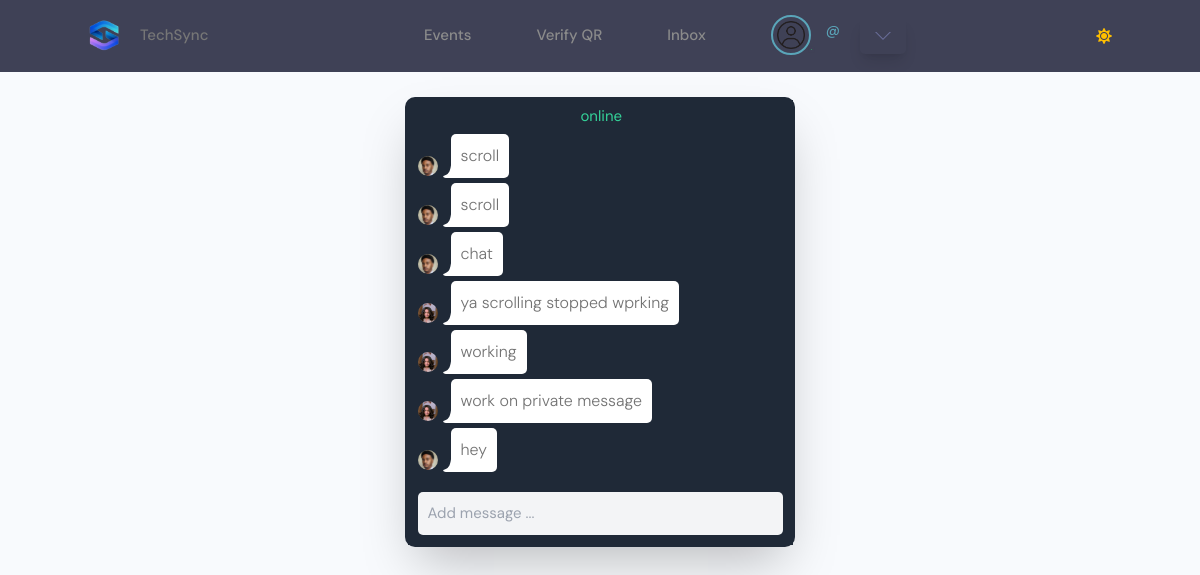
/chatroom/ (signed in), run on the app's committed database.
### users/models.py (models this page shows, shortened)
class EventOrganizer(models.Model):
    id = models.UUIDField(default=uuid.uuid4, primary_key=True, unique=True, editable=False)
    user = models.OneToOneField(User, on_delete=models.CASCADE)
    name = models.CharField(max_length=200, blank=True,null=True)
    username = models.CharField(max_length=200, blank=True,null=True,unique=True)
    contact_email = models.EmailField()
    contact_phone = models.CharField(max_length=20, blank=True, null=True)
    address = models.CharField(max_length=255, blank=True, null=True)
    website = models.URLField(blank=True, null=True)
    bio = models.TextField(blank=True, null=True)
    profile_image = models.ImageField(null=True, blank=True, upload_to='organizers', default='default_profile.png')
    verified = models.BooleanField(default=False)
    twitter_link = models.CharField(max_length=200, blank=True, null=True)
    linkedin_link = models.CharField(max_length=200, blank=True, null=True)
    facebook_link = models.CharField(max_length=200, blank=True, null=True)
    more_link = models.CharField(max_length=200, blank=True, null=True)
    status = models.BooleanField(default=True)#false to deactivate/delete
    created_at = models.DateTimeField(auto_now_add=True)

class Profile(models.Model):
    id = models.UUIDField(default=uuid.uuid4, primary_key=True, unique=True, editable=False, )
    user = models.OneToOneField(User, on_delete=models.CASCADE,null=True,blank=True)
    name = models.CharField(max_length=200, blank=True,null=True)
    username = models.CharField(max_length=200, blank=True,null=True,unique=True)
    headline = models.CharField(max_length=200, blank=True,null=True)
    about = models.TextField(blank=True, null=True)
    location = models.CharField(max_length=200, blank=True,null=True)
    profile_image = models.ImageField(null=True, blank=True,upload_to='profiles', default='default_profile.png')
    github_link = models.CharField(max_length=200, blank=True,null=True)
    twitter_link = models.CharField(max_length=200, blank=True,null=True)
    linkedin_link = models.CharField(max_length=200, blank=True,null=True)
    personal_link = models.CharField(max_length=200, blank=True,null=True)
    phone_regex = RegexValidator(
    regex=r'^\+?1?\d{9,15}$',
    message="Phone number must be entered in the format: '+999999999'. Up to 15 digits allowed."
    )
    phone_number = models.CharField(validators=[phone_regex], max_length=17, blank=True)  # validators should be a list
    created_at = models.DateTimeField(auto_now_add=True)

### a_rtchat/models.py (models this page shows, shortened)
class GroupMessage(models.Model):
    group = models.ForeignKey(ChatGroup, on_delete=models.CASCADE, related_name='chat_messages')
    author = models.ForeignKey(User, on_delete=models.CASCADE)
    body = models.CharField(max_length=300)
    created = models.DateTimeField(auto_now_add=True)
    class Meta:
        ordering = ['-created']

### a_rtchat/views.py (the view, shortened to what this page needs)
# urls.py: path('', views.chat_view, name='chat-home'),
@login_required(login_url='login')
def chat_view(request, chatroom_name='public-chat'):
    chat_group = get_object_or_404(ChatGroup, group_name=chatroom_name)
    chat_messages = chat_group.chat_messages.all()[:30]
    form = ChatmessageCreateForm()
    other_user = None
    context = {
        'chat_messages': chat_messages,
        'form': form,
        'other_user': other_user,
        'chatroom_name': chatroom_name,
    }
    return render(request, 'a_rtchat/chat.html',context)

### a_rtchat/forms.py
class ChatmessageCreateForm(ModelForm):
    class Meta:
        model = GroupMessage
        fields = ['body']
        widgets = {
            'body' : forms.TextInput(attrs={'placeholder': 'Add message ...', 'class': 'p-4 text-black', 'maxlength' : '300', 'autofocus': True }),
        }

### techsync/context_processors.py (called while the page is built)
def navbar_data(request):
    profile = event_organizer = event_moderator = None
    if request.user.is_authenticated:
        if hasattr(request.user, 'profile'):
            profile = request.user.profile
        if hasattr(request.user, 'eventorganizer'):
            event_organizer = request.user.eventorganizer
        if hasattr(request.user, 'eventmoderator'):
            event_moderator = request.user.eventmoderator
    return {
        'profile': profile,
        'event_organizer': event_organizer,
        'event_moderator': event_moderator,
    }

### templates/a_rtchat/chat.html (shortened to what this page needs)
{% extends "a_rtchat/blank.html" %}
{% block content %}
<wrapper class="block max-w-2xl mx-auto my-10 px-6">
    <div id="chat_window" class="h-[45rem] flex flex-col bg-gray-800 rounded-2xl shadow-2xl relative p-1">
        <div class="flex justify-center text-emerald-400 bg-gray-800 p-2 sticky top-0 z-10">
            {% if other_user %}
                <div id="online-icon" class="gray-dot absolute top-2 left-2"></div>
                <a href="{% url 'user-profile' other_user.profile.id %}">
                    <div class="flex items-center gap-2 p-4 sticky top-0 z-10">
                        <img class="w-10 h-10 rounded-full object-cover" src="{{ other_user.profile.profile_image.url }}" />
                        <div>
                            <span class="font-bold text-white">{{ other_user.profile.name }}</span>
                            <span class="text-sm font-light text-gray-400">@{{ other_user.username }}</span>
                        </div>
                    </div>
                </a>
            {% else %}
                <span id="online-count" class="pr-1"></span>online
            {% endif %}
        </div>
        <div id='chat_container' class="overflow-y-auto grow">
            <ul id='chat_messages' class="flex flex-col justify-end gap-2 p-4">
                {% for message in chat_messages reversed %}
                    {% include "a_rtchat/chat_message.html" %}
                {% endfor %}
            </ul>
        </div>
        <div class="sticky bottom-0 z-10 p-2 bg-gray-800">
            <div class="flex items-center rounded-xl px-2 py-2">
                <form id="chat_message_form" method='POST' class="w-full"
                    hx-ext="ws"
                    ws-connect="/ws/chatroom/{{ chatroom_name }}"
                    ws-send
                    _="on htmx:wsAfterSend reset() me"
                >
                    {{ form }}
                </form>
            </div>
        </div>
    </div>
</wrapper>
{% endblock content %}

### templates/main/navbar.html (shortened to what this page needs)
{% load static %}
<header class="header">
        <div class="container container--narrow">
                <a href="{% url 'projects'%}" class="header__logo">
                        <img src="{% static 'images/logo.png' %}" alt="Techsync Logo" />TechSync
                </a>
                <nav class="header__nav header__menu">
                        {% if request.user.is_event_organizer %}
                        <ul class="header__menu">
                            <li class="header__menuItem"><a href="{% url 'events' %}">Events</a></li>
                            {% if request.user.is_authenticated %}
                            <li class="header__menuItem"><a  href="{% url 'scan-qr-code' %}">Verify QR</a></li>
                            <li class="header__menuItem"><a  href="{% url 'user-chatrooms' %}">Inbox</a></li>
                            {% else %}
                            <li class="header__menuItem"><a href="{% url 'login' %}" class="btn btn--sub">Login/Sign Up</a></li>
                            {% endif %}
                            {% if request.user.is_authenticated %}
                            <li class="header__menuItem">
                                    <div class="header__user">
                                            <a href="{% url 'organization-account'%}">
                                                <div class="avatar avatar--medium active">
                                                    <img src="{{ event_organizer.profile_image.url }}" />
                                                </div>
                                                <p> <span>@{{profile.username}}</span></p>
                                            </a>
                                            <button class="dropdown-button">
                                                <svg version="1.1" xmlns="http://www.w3.org/2000/svg" width="32" height="32" viewBox="0 0 32 32">
                                                    <title>chevron-down</title>
                                                    <path d="M16 21l-13-13h-3l16 16 16-16h-3l-13 13z"></path>
                                                </svg>
                                            </button>
                                        </div>
                            </li>
                            {% endif %}
                        </ul>
                        {% endif %}
                </nav>
                <span id="mode-icon" class="fas fa-sun"></span>
        </div>
</header>
<link rel="stylesheet" href="{% static 'uikit/styles/modules/_variables.css' %}" id="theme-css">

### templates/a_rtchat/chat_message.html (shortened to what this page needs)
{% if message.author == user %}
<li class="flex justify-end mb-4">
    <div class="bg-green-200 rounded-l-lg rounded-tr-lg p-4 max-w-[75%]">
        <span>{{message.body}}</span>
    </div>
    <div class="flex items-end">
        <svg height="13" width="8" >
            <path fill="#bbf7d0" d="M6.3,10.4C1.5,8.7,0.9,5.5,0,0.2L0,13l5.2,0C7,13,9.6,11.5,6.3,10.4z"/>
        </svg>
    </div>
</li>
{% else %}
<li>
    <div class="flex justify-start">
        <div class="flex items-end mr-2" >
            <a href="{% url 'user-profile' message.author.profile.id%}">
                <img class="w-8 h-8 rounded-full object-cover" src="{{ message.author.profile.profile_image.url }}">
            </a>
        </div>
        <div class="flex items-end" >
            <svg height="13" width="8" >
                <path fill="white" d="M2.8,13L8,13L8,0.2C7.1,5.5,6.5,8.7,1.7,10.4C-1.6,11.5,1,13,2.8,13z"></path>
            </svg>
        </div>
        <div class="bg-white p-4 max-w-[75%] rounded-r-lg rounded-tl-lg">
            <span>{{message.body}}</span>
        </div>
    </div>
</li>
{% endif %}

### static/styles/langauge.css (style rules this page uses)
:root { --li4-color-primary-hsl: 250, 84%, 54%; --li4-color-bg-hsl: 0, 0%, 100%; --li4-color-contrast-high-hsl: 230, 7%, 23%; --li4-color-contrast-higher-hsl: 230, 13%, 9%; --li4-color-bg-light-hsl: 0, 0%, 100%; --li4-color-white-hsl: 0, 0%, 100%; --li4-color-bg-dark-hsl: 240, 4%, 95%; --li4-color-bg-lighter-hsl: 0, 0%, 100%; --li4-color-black-hsl: 230, 13%, 9%; --li4-space-3xs: 0.25rem; --li4-space-2xs: 0.375rem; --li4-space-xs: 0.5rem; --li4-space-sm: 0.75rem; }
@media (min-width: 64rem) { :root { --li4-space-3xs: 0.375rem; --li4-space-2xs: 0.5625rem; --li4-space-xs: 0.75rem; --li4-space-sm: 1.125rem; } }
:root { --picker-vertical-gap: 4px; }

### static/styles/app.css (style rules this page uses)
:root { --color-sub: #0b0c10; }
img { width: 100%; }
.header { position: sticky; z-index: 111; background-color: var(--color-sub); padding: 1.5rem 0; }
.header > .container { display: flex; justify-content: space-between; align-items: center; }
.header__logo > img { height: 3.8rem; }
.header__nav > ul { display: inline-flex; align-items: center; list-style: none; gap: 6.5rem; }
.header__menuItem > a { color: var(--color-light); font-weight: 300; }

### static/styless/style.css (style rules this page uses)
:root { --color-main: #71c6dd; --color-main-light: #e1f6fb; --color-dark: #3f4156; --color-dark-medium: #51546e; --color-dark-light: #696d97; --color-light: #e5e5e5; --color-gray: #8b8b8b; --color-light-gray: #b2bdbd; --color-bg: #2d2d39; --color-success: #5dd693; --color-error: #fc4b0b; }
* { font-family: "DM Sans", -apple-system, BlinkMacSystemFont, "Segoe UI", Roboto, Oxygen, Ubuntu, Cantarell, "Open Sans", "Helvetica Neue", sans-serif; margin: 0; padding: 0; box-sizing: border-box; text-rendering: optimizeLegibility; font-size: inherit; }
html { font-size: 56.25%; }
@media only screen and (min-width: 1200px) { html { font-size: 62.5%; } }
body { line-height: 1.6; font-weight: 400; font-size: 1.5rem; color: var(--color-light-gray); background-color: var(--color-bg); min-height: 100vh; }
img { width: 100%; }
a { display: inline-block; color: var(--color-main); text-decoration: none; }
.container { max-width: 120rem; width: 90%; margin: auto; }
.avatar { position: relative; display: inline-block; border-radius: 50%; border: 2px solid var(--color-main); }
.avatar img { display: block; border-radius: 50%; object-fit: cover; object-position: center; }
.avatar::after { content: ""; display: block; position: absolute; background-color: var(--color-gray); z-index: 111; border-radius: 50%; border: 0.3rem solid var(--color-dark); }
.avatar.active::after { background-color: var(--color-success); }
.avatar.avatar--medium img { width: 3.6rem; height: 3.6rem; border-radius: 50%; }
.avatar.avatar--medium:after { width: 0.7rem; height: 0.7rem; bottom: 0px; right: -6px; }
.header { padding: 1.5rem; background-color: var(--color-dark); }
.header > .container { display: flex; gap: 9.5rem; }
.header__logo, .header__user { display: flex; gap: 2rem; align-items: center; }
.header__logo > img { height: 3.2rem; width: 3.2rem; }
.header__menu { margin-left: auto; position: relative; }
.header__menu a { display: flex; gap: 1.5rem; align-items: center; font-weight: 500; text-decoration: none; color: var(--color-gray); }
.header__menu img { height: 3.6rem; }
.header__menu p { line-height: 1.2; }
.header__menu span { color: var(--color-main); font-weight: 500; font-size: 1.4rem; display: block; }
.header__menu svg { width: 1.6rem; height: 1.6rem; fill: var(--color-dark-light); }
.dropdown-button { background: transparent; border: 0; outline: 0; cursor: pointer; }

### static/uikit/styles/modules/_variables.css (style rules this page uses)
:root { --color-main: #5aa5b9; --color-main-light: #e6faff; --color-sub: #0b0c10; --color-sub-light: #51546e; --color-sub-lighter: #ededfd; --color-text: #737373; --color-gray: #8b8b8b; --color-light: #e5e7eb; --color-light-gray: #767676; --color-bg: #f8fafd; --color-white: #fffefd; --color-white-light: #f3f3f3; --color-success: #359e64; --color-success-bg: #def8e8; --color-error: #fc4b0b; --color-error-bg: #fff2ee; --font-base: 'Poppins', arial, helvetica, 'Segoe UI', roboto, ubuntu, sans-serif; --font-monospace: 'Fira Code', 'Courier New', courier, monospace; --font-regular: 300; --font-medium: 500; --font-bold: 700; --generic-shadow: 1px 1px 5px #00000010; --generic-transition: all 0.3s ease-in-out; --color-btn-text: #0b0c10; }

### static/uikit/styles/modules/_typography.css (style rules this page uses)
* { font-family: var(--font-base); }
p, span, strong { font-size: 1.6rem; color: var(--color-text); font-weight: var(--font-regular); }
a { padding-bottom: 2px; text-decoration: none; display: inline-block; color: var(--color-main); font-weight: var(--font-medium); }

### data on the page
EventOrganizer: profile_image (placeholder picture)
GroupMessage: author.profile.profile_image (picture), body "scroll"
GroupMessage: author.profile.profile_image (picture), body "scroll"
GroupMessage: author.profile.profile_image (picture), body "chat"
GroupMessage: author.profile.profile_image (picture), body "ya scrolling stopped wprking"
GroupMessage: author.profile.profile_image (picture), body "working"
GroupMessage: author.profile.profile_image (picture), body "work on private message"
GroupMessage: author.profile.profile_image (picture), body "hey"
